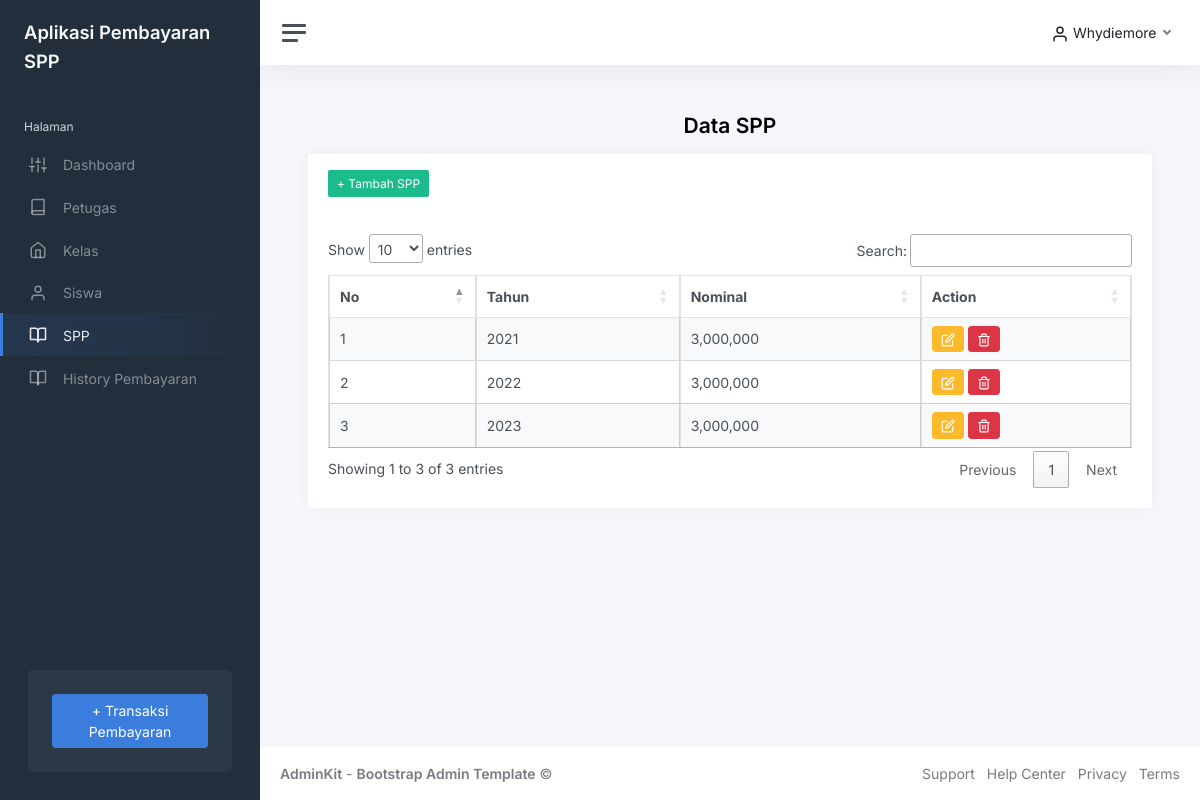
/index.php?page=spp (signed in), run on the app's committed database.
### tables this page shows
CREATE TABLE `spp` (
  `id_spp` int(11) NOT NULL,
  `tahun` int(11) NOT NULL,
  `nominal` int(11) NOT NULL
);

### spp.php (the view, shortened to what this page needs)
<h1 class="h3 mb-3" align="center"><strong>Data SPP</strong></h1>
					<div class="row">
						<div class="col-12">
							<div class="card flex-fill">
								<div class="card-header">
									<a href="?page=tambahspp" class="btn btn-success btn-sm">+ Tambah SPP</a>
								</div>
								<div class="card-body">
									<table class="table table-bordered table-striped table-hover cell-border" id="spp">
										<thead align="center">
											<tr>
												<th>No</th>
												<th>Tahun</th>
												<th>Nominal</th>
												<th>Action</th>
											</tr>
										</thead>
										<tbody>
                                        <?php
											$no = 1;
                                            $query = mysqli_query($koneksi, "SELECT*FROM spp");
                                            while ($data = mysqli_fetch_array($query)) {
                                        ?>
											<tr>
												<td><?php echo $no; ?></td>
												<td><?php echo $data['tahun']; ?></td>
												<td><?php echo number_format($data['nominal']); ?></td>
												<td>
													<a href="?page=edit_spp&id=<?php echo $data['id_spp']; ?>" class="btn btn-warning btn-sm rounded"><i data-feather="edit"></i></a>
													<a href="?page=hapus_spp&id=<?php echo $data['id_spp']; ?>" class="btn btn-danger btn-sm rounded"><i data-feather="trash-2"></i></a>
												</td>
											</tr>
											<?php
											$no++;
                                            }
                                        ?>
										</tbody>
									</table>
								</div>
							</div>
						</div>
					</div>

### data on the page
spp: tahun "2021", nominal "3,000,000"
spp: tahun "2022", nominal "3,000,000"
spp: tahun "2023", nominal "3,000,000"

### other printed values
$_SESSION['user']['nama_petugas'] "Whydiemore"
